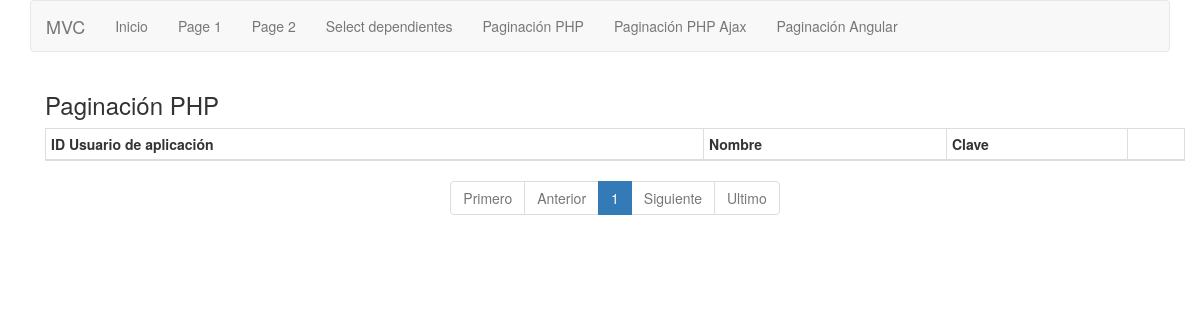
Before: /user/paginacionPhp with the older database file.
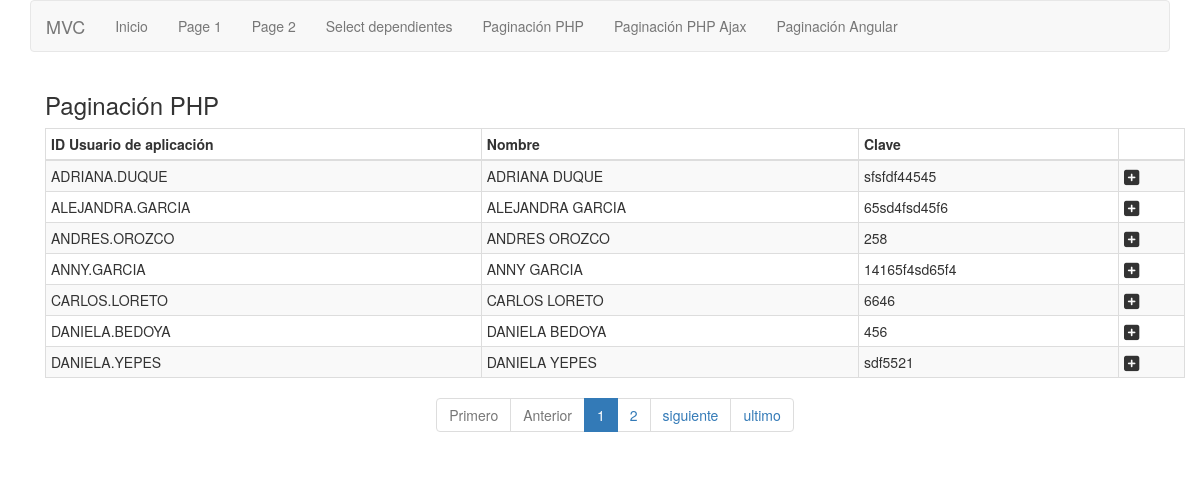
After: the same page with the newer database file.
### tables this page shows
CREATE TABLE `usuario` (
  `ID_USUARIO` varchar(20) NOT NULL,
  `NOMBRE` varchar(50) NOT NULL,
  `PASSWORD` varchar(20) NOT NULL,
  `FE_INI` date NOT NULL
);

### application/class/paginador.php (called while the page is built, shortened)
<?php
class Paginador {
    public function paginar($query, $pagina = false, $limite = false, $paginacion = false) {
        if ($limite && is_numeric($limite)) {
            $limite = $limite;
        } else {
            $limite = 7;
        }
        if ($pagina && is_numeric($pagina)) {
            $pagina = $pagina;
            $inicio = ($pagina - 1) * $limite;
        } else {
            $pagina = 1;
            $inicio = 0;
        }
        $registros = count($query);
        $total = ceil($registros / $limite);
        $this->_datos = array_slice($query, $inicio, $limite);
        $paginacion = array();
        $paginacion['actual'] = $pagina;
        $paginacion['total'] = $total;
        if ($pagina > 1) {
            $paginacion['primero'] = 1;
            $paginacion['anterior'] = $pagina - 1;
        } else {
            $paginacion['primero'] = '';
            $paginacion['anterior'] = '';
        }
        if ($pagina < $total) {
            $paginacion['ultimo'] = $total;
            $paginacion['siguiente'] = $pagina + 1;
        } else {
            $paginacion['ultimo'] = '';
            $paginacion['siguiente'] = '';
        }
        return $this->_datos;
    }
    public function getView($link = false) {
        $rutaView = APP . "view/_templates/paginacionAjax.php";
        if (is_readable($rutaView)) {
            require $rutaView;
            $contenido = ob_get_contents();
            return $contenido;
        }
        throw new Exception('Error de paginacion');
    }
}

### application/controller/user.php (called while the page is built, shortened)
<?php
class User extends Controller {
    public function paginacionPhp($pagina = false) {
        if (!isset($pagina)) {
            $pagina = false;
        } else {
            $pagina = (int) $pagina;
        }
        $paginador = new Paginador();
        $user = new UserModel();
        $data = ['title' => 'Paginacion PHP', 'data' => $paginador->paginar($user->usuario(), $pagina),
            'paginacion' => $paginador->getView('user/paginacionPhp')];
        View::ViewLoad('user/paginacionPhp', $data);
    }
}

### public/index.php (called while the page is built, shortened)
<?php
require APP . 'core/application.php';
$app = new Application();

### application/class/view.php (called while the page is built, shortened)
<?php
class View {
    public static function ViewLoad($path, $data = []) {
        extract($data);
        require APP . 'view/_templates/header.php';
        require APP . 'view/' . $path . '.php';
        require APP . 'view/_templates/footer.php';
    }
}

### application/class/dbPdo.php (called while the page is built, shortened)
<?php
class DbPdo {
    private $_dbh;
    private $_username = DB_USER;
    private $_passwd = DB_PASS;
    private $_dns = "" . DB_TYPE . ":host=" . DB_HOST . ";dbname=" . DB_NAME . "";
    private static $_instance = null;
    public static function getInstance() {
        if (!(self::$_instance instanceof DbPdo)) {
            self::$_instance = new self();
        }
        return self::$_instance;
    }
    private function __construct() {
        try {
            $this->_dbh = new PDO($this->_dns, $this->_username, $this->_passwd);
            $this->_dbh->exec("SET CHARACTER SET " . DB_CHARSET . "");
        } catch (PDOException $e) {
            echo "Error al conectar DB!: " . $e->getMessage() . "<br/>";
            die();
        }
    }
    public function getConn() {
        return $this->_dbh;
    }
}

### application/core/model.php (called while the page is built)
<?php
class Model {
    protected function _getDbh() {
        return DbPdo::getInstance()->getConn();
    }
}

### application/model/user.php (called while the page is built)
<?php
class UserModel extends Model {
    public function usuario($condicion = '') {
        $sql = $this->_getDbh()->query('SELECT * FROM usuario U WHERE 1=1' . $condicion);
        return $sql->fetchAll(PDO::FETCH_ASSOC);
    }
}

### application/view/user/paginacionPhp.php (the view)
<div class="container">
    <h3>Paginación PHP</h3>
    <div class="row">
        <div id="lista_registros">
            <div class="col-lg-12">
                <table id="tblactivos" class="table-responsive table-striped table-condensed table-bordered" width="100%">
                    <thead>
                        <tr>
                            <th>ID Usuario de aplicación</th>
                            <th>Nombre</th>
                            <th>Clave</th>
                            <th>&nbsp;</th>
                        </tr>
                    </thead>
                    <tbody>
                        <?php
                        if (isset($data)) {
                            foreach ($data as $row) {
                                ?>
                                <tr>
                                    <td><?php echo $row['ID_USUARIO']; ?></td>
                                    <td><?php echo $row['NOMBRE']; ?></td>
                                    <td><?php echo $row['PASSWORD']; ?></td>
                                    <td><i class="fa fa-plus-square fa-lg" aria-hidden="true"></i></td>
                                </tr>
                            <?php } ?>
                        </tbody>
                    </table>
                </div>
                <?php
                echo $paginacion;
            }
            ?>
        </div>
    </div>
</div>

### application/view/_templates/paginacionAjax.php
<?php
if (isset($this->_paginacion)) {
    echo "<div style='text-align: center;'><ul class='pagination'>";
    if ($this->_paginacion['primero']) {
        echo "<li><a class='pagina' pagina=" . $this->_paginacion['primero'] . " href='javascript:void(0);'>Primero</a></li>";
    } else {
        echo "<li class='disabled'><a href='#'>Primero</a></li>";
    }
    if ($this->_paginacion['anterior']) {
        echo "<li><a class='pagina' pagina=" . $this->_paginacion['anterior'] . " href='javascript:void(0);'> Anterior</a></li>";
    } else {
        echo "<li class='disabled'><a href='#'>Anterior</a></li>";
    }
    for ($i = 0; $i < count($this->_paginacion['rango']); $i++) {
        if ($this->_paginacion['actual'] == $this->_paginacion['rango'][$i]) {
            echo "<li class='active'><a href='#'>" . $this->_paginacion['rango'][$i] . "</a></li>";
        } else {
            echo "<li><a class='pagina' pagina=" . $this->_paginacion['rango'][$i] . " href='javascript:void(0);'> " . $this->_paginacion['rango'][$i] . "</a></li>";
        }
    }
    if ($this->_paginacion['siguiente']) {
        echo "<li><a class='pagina' pagina=" . $this->_paginacion['siguiente'] . " href='javascript:void(0);'> siguiente</a></li>";
    } else {
        echo "<li class='disabled'><a href='#'>Siguiente</a></li>";
    }
    if ($this->_paginacion['ultimo']) {
        echo "<li><a class='pagina' pagina=" . $this->_paginacion['ultimo'] . " href='javascript:void(0);'> ultimo</a></li>";
    } else {
        echo "<li class='disabled'><a href='#'>Ultimo</a></li>";
    }
    echo "</ul></div>";
}

### application/core/application.php (shortened to what this page needs)
<?php
class Application {
    private $url_controller = null;
    private $url_action = null;
    private $url_params = array();
    public function __construct() {
        if (!$this->url_controller) {
            $page = new Home();
            $page->index();
        } elseif (file_exists(APP . 'controller/' . $this->url_controller . '.php')) {
            $this->url_controller = new $controller();
            if (method_exists($this->url_controller, $this->url_action)) {
                if (!empty($this->url_params)) {
                    call_user_func_array(array($this->url_controller, $this->url_action), $this->url_params);
                } else {
                    $this->url_controller->{$this->url_action}();
                }
            } else {
                if (strlen($this->url_action) == 0) {
                    $this->url_controller->index();
                } else {
                    header('location: ' . URL . 'error');
                }
            }
        } else {
            header('location: ' . URL . 'error');
        }
    }
    private function splitUrl() {
        if (isset($_GET['url'])) {
            $url = trim($_GET['url'], '/');
            $url = filter_var($url, FILTER_SANITIZE_URL);
            $url = explode('/', $url);
            $this->url_controller = isset($url[0]) ? $url[0] : null;
            $this->url_action = isset($url[1]) ? $url[1] : null;
            unset($url[0], $url[1]);
            $this->url_params = array_values($url);
        }
    }
}

### application/view/_templates/header.php (shortened to what this page needs)
<!DOCTYPE html>
<html lang="en">
    <head>
        <link href="<?php echo URL; ?>public/components/bootstrap/dist/css/bootstrap.min.css" rel="stylesheet" type="text/css"/>
        <link href="<?php echo URL; ?>public/components/font-awesome/css/font-awesome.min.css" rel="stylesheet" type="text/css"/>
    </head>
    <body>
        <div class="container">
            <nav class="navbar navbar-default">
                <div class="container-fluid">
                    <div class="navbar-header">
                        <a class="navbar-brand" href="<?php echo URL; ?>">MVC</a>
                    </div>
                    <ul class="nav navbar-nav">
                        <li><a href="<?php echo URL; ?>">Inicio</a></li>
                        <li><a href="<?php echo URL; ?>home/exampleone">Page 1</a></li>
                        <li><a href="<?php echo URL; ?>home/exampletwo">Page 2</a></li>
                        <li><a href="<?php echo URL; ?>home/selectsDependent">Select dependientes</a></li>
                        <li><a href="<?php echo URL; ?>user/paginacionPhp">Paginación PHP</a></li>
                        <li><a href="<?php echo URL; ?>user/paginacionPhpAjax">Paginación PHP Ajax</a></li>
                        <li><a href="<?php echo URL; ?>user/paginacionAngular">Paginación Angular</a></li>
                    </ul>
                </div>
            </nav>

### application/view/_templates/footer.php (shortened to what this page needs)
</div>
</body>
</html>

Changed rows visible on the page:
added usuario: ID_USUARIO "ADRIANA.DUQUE", NOMBRE "ADRIANA DUQUE", PASSWORD "sfsfdf44545"
added usuario: ID_USUARIO "ALEJANDRA.GARCIA", NOMBRE "ALEJANDRA GARCIA", PASSWORD "65sd4fsd45f6"
added usuario: ID_USUARIO "ANDRES.OROZCO", NOMBRE "ANDRES OROZCO", PASSWORD "258"
added usuario: ID_USUARIO "ANNY.GARCIA", NOMBRE "ANNY GARCIA", PASSWORD "14165f4sd65f4"
added usuario: ID_USUARIO "CARLOS.LORETO", NOMBRE "CARLOS LORETO", PASSWORD "6646"
added usuario: ID_USUARIO "DANIELA.BEDOYA", NOMBRE "DANIELA BEDOYA", PASSWORD "456"
added usuario: ID_USUARIO "DANIELA.YEPES", NOMBRE "DANIELA YEPES", PASSWORD "sdf5521"
Other visible differences:
new list line: "2"
text no longer shown: "Siguiente Ultimo"
text now shown: "siguiente ultimo"
